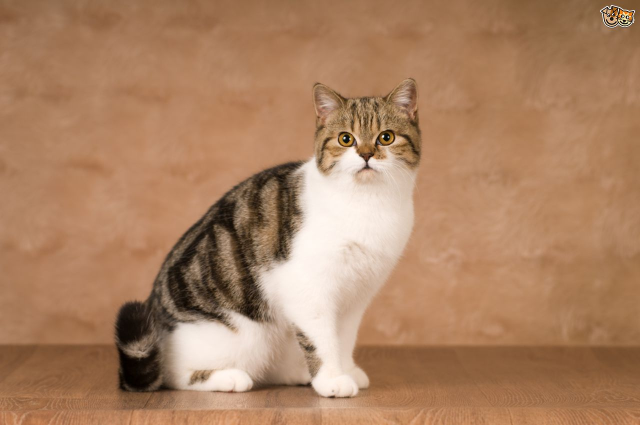
#> input picture scipy/cat.jpg, 1280 x 850 px (shown at 1/2 size)
$ python scipy_matplotlib_src1.py   (older library calls are emulated)
#> lines starting #> are read from the running program, lines starting #| are printed output that depends on the picture
from imageio import imread, imsave#, imresize
import numpy as np
#from scipy.misc import imread, imresize
import matplotlib.pyplot as plt

img = imread('cat.jpg')
#> img is the input picture: shape (850, 1280, 3); mean R, G, B 171.4, 130.1, 98.9
img_tinted = img * [1, 0.95, 0.9]
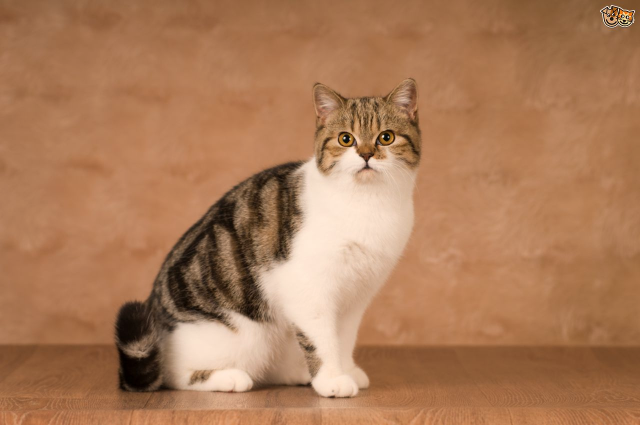
#> img_tinted: shape (850, 1280, 3) float64 (shown at 1/2 size); mean R, G, B 171.4, 123.6, 89

plt.subplot(1, 2, 1)
plt.imshow(img)

plt.subplot(1, 2, 2)

plt.imshow(np.uint8(img_tinted))
plt.show()
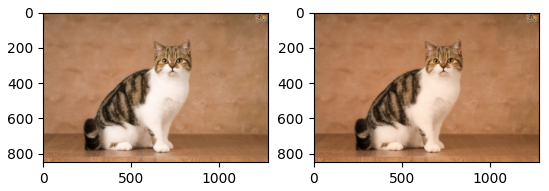
#> figure drawn by matplotlib, 2 panels
